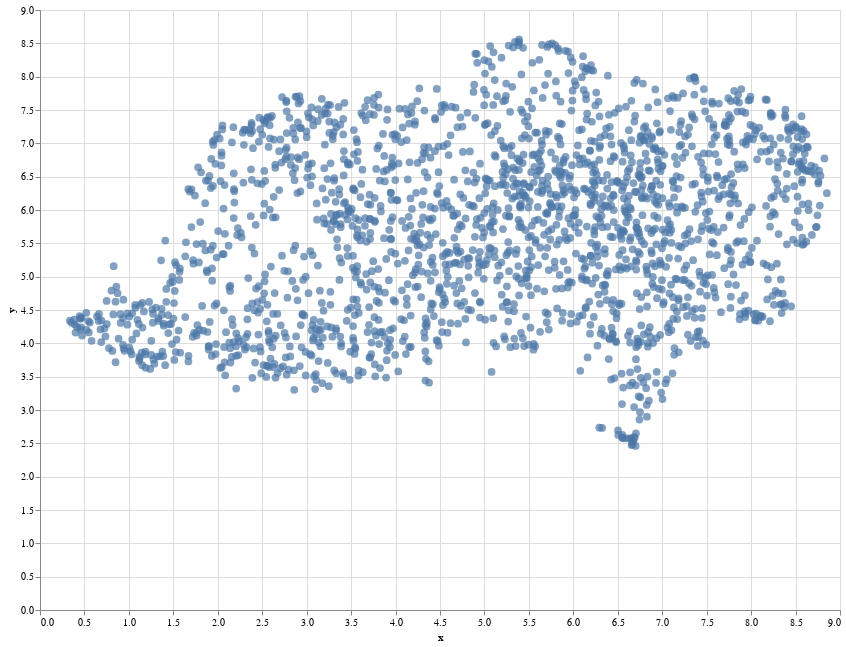

Here is the notebook cell this chart was saved with:
### Code cell
# plot
alt.Chart(df_plot).mark_circle(size=60).encode(
    x='x',
    y='y',
    tooltip=['labels']
).properties(
    width=800,
    height=600
).interactive()

### Figure 1 — Vega-Lite specification as saved in the notebook (floating-point values rounded to 4 significant figures; data arrays with more than 128 entries replaced by an {"elided": "..."} marker saying what was removed)
{"config": {"view": {"continuousWidth": 400, "continuousHeight": 300}}, "data": {"name": "data-062eeac72df1cba15eac0f0e81342f98"}, "mark": {"type": "circle", "size": 60}, "encoding": {"tooltip": [{"field": "labels", "type": "nominal"}], "x": {"field": "x", "type": "quantitative"}, "y": {"field": "y", "type": "quantitative"}}, "height": 600, "selection": {"selector001": {"type": "interval", "bind": "scales", "encodings": ["x", "y"]}}, "width": 800, "$schema": "https://vega.github.io/schema/vega-lite/v4.17.0.json", "datasets": {"data-062eeac72df1cba15eac0f0e81342f98": {"elided": "2000 records"}}}
